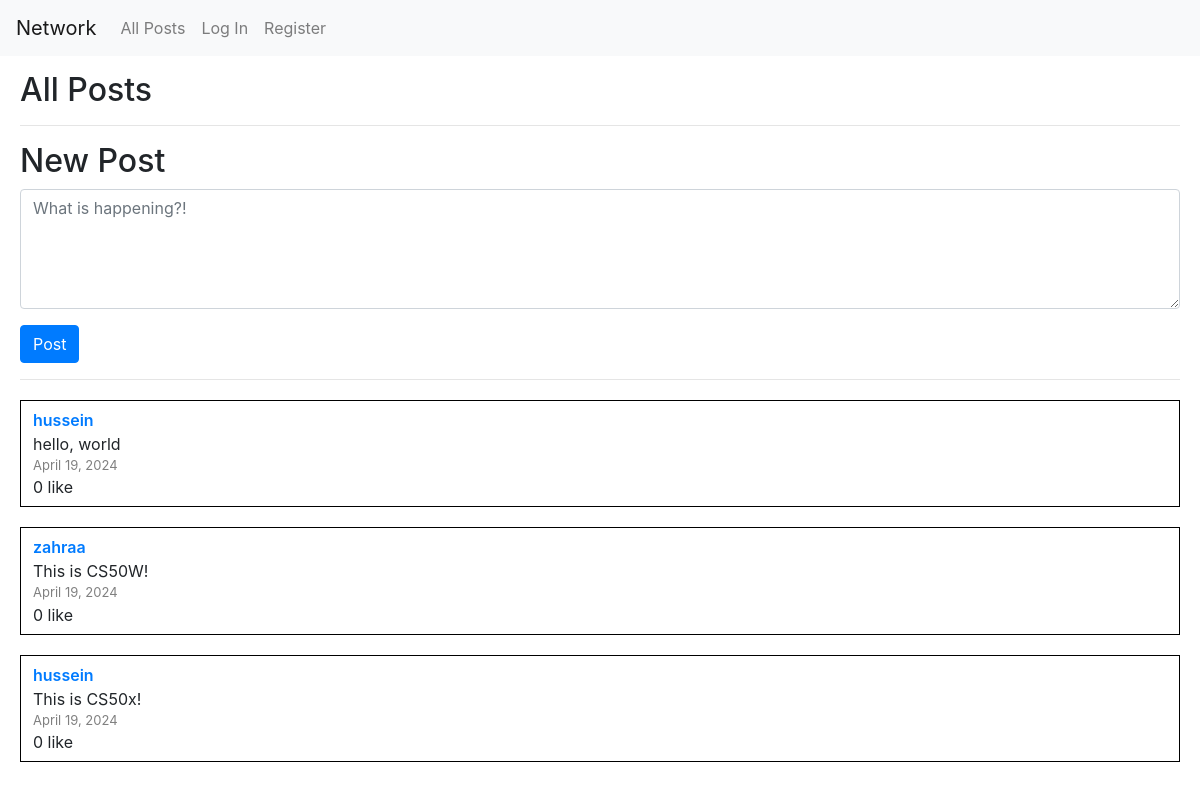
The app's page /, older data.
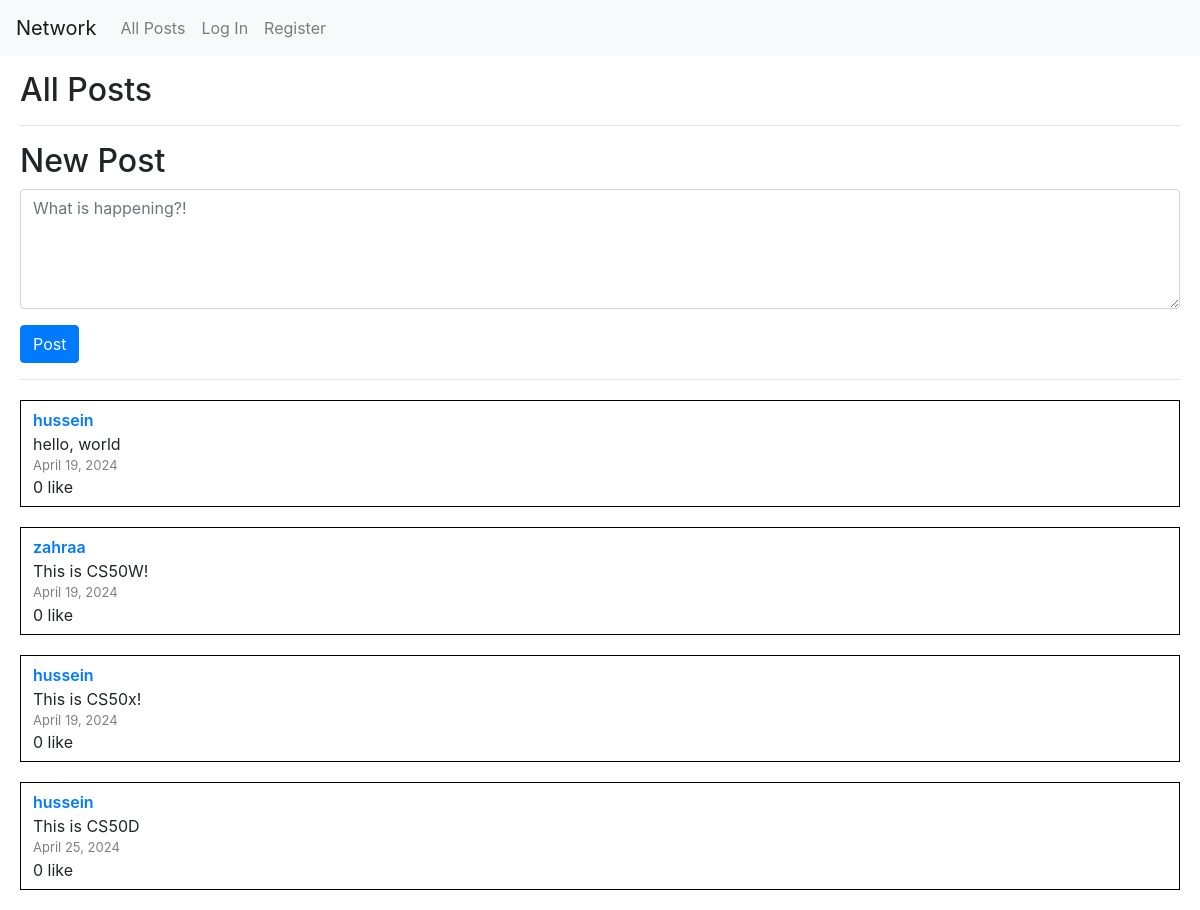
The same page, newer data.
### network/models.py (models this page shows, shortened)
class Post(models.Model):
    poster = models.ForeignKey(User, related_name="posts", on_delete=models.CASCADE, null=False, blank=False)
    content = models.TextField(null=False, blank=False)
    date = models.DateField(auto_now_add=True, editable=False)
    likes = models.IntegerField(default=0, null=False, blank=False, validators=[MinValueValidator(0)])

class User(AbstractUser):
    following = models.ManyToManyField('self', related_name='followers', symmetrical=False, null=True, blank=True)
    def __str__(self):
        return self.username

### network/views.py (the view)
# urls.py: path("", views.index, name="index"),
def index(request):
    return render(request, "network/index.html", {
        "all_posts": Post.objects.all()
    })

### network/templates/network/index.html (shortened to what this page needs)
{% extends "network/layout.html" %}
{% block body %}
    <h2>All Posts</h2>
    <hr>
    <div id="new_post">
        <h2>New Post</h2>
        <form action="{% url 'new_post' %}" method="post">
            <div class="form-group input-group">
                <textarea required name="content" id="content" class="form-control custom-textarea" placeholder="What is happening?!"></textarea>
            </div>
            <div class="form-group">
                <button class="btn btn-primary" type="submit">Post</button>
            </div>
        </form>
        <hr>
    </div>
    <div id="all_posts">
        {% for post in all_posts %}
            <div class="post">
                <div class="poster">
                    <a href="{% url 'profile' post.poster %}">{{ post.poster }}</a>
                </div>
                <div class="content">{{ post.content }}</div>
                <div class="date">{{ post.date }}</div>
                <div class="likes">{{ post.likes }} like</div>
            </div>
        {% empty %}
            <div class="post">
                no posts
            </div>
        {% endfor %}
    </div>
{% endblock %}

### network/templates/network/layout.html (shortened to what this page needs)
{% load static %}
<!DOCTYPE html>
<html lang="en">
    <head>
        <link rel="stylesheet" href="https://stackpath.bootstrapcdn.com/bootstrap/4.4.1/css/bootstrap.min.css">
        <link href="{% static 'network/styles.css' %}" rel="stylesheet">
    </head>
    <body>
        <nav class="navbar navbar-expand-lg navbar-light bg-light">
            <a class="navbar-brand" href="#">Network</a>
            <div>
              <ul class="navbar-nav mr-auto">
                <li class="nav-item">
                  <a class="nav-link" href="{% url 'index' %}">All Posts</a>
                </li>
                {% if user.is_authenticated %}
                    <li class="nav-item">
                        <a class="nav-link" href="#">Following</a>
                    </li>
                    <li class="nav-item">
                        <a class="nav-link" href="{% url 'logout' %}">Log Out</a>
                    </li>
                {% else %}
                    <li class="nav-item">
                        <a class="nav-link" href="{% url 'login' %}">Log In</a>
                    </li>
                    <li class="nav-item">
                        <a class="nav-link" href="{% url 'register' %}">Register</a>
                    </li>
                {% endif %}
              </ul>
            </div>
          </nav>
        <div class="body">
            {% block body %}
            {% endblock %}
        </div>
    </body>
</html>

### network/static/network/styles.css (style rules this page uses)
.body { margin: 15px 20px; }
#content { height: 120px; }
.post { border: 1px solid black; margin: 20px 0; padding: 7px 12px; }
.poster { font-weight: 600; }
.date { font-size: 13px; color: gray; }
.btn { margin-right: 20px; }

Row changes from the older to the newer data that the page shows:
added Post: poster "hussein", content "This is CS50D", date "April 25, 2024", likes "0"
